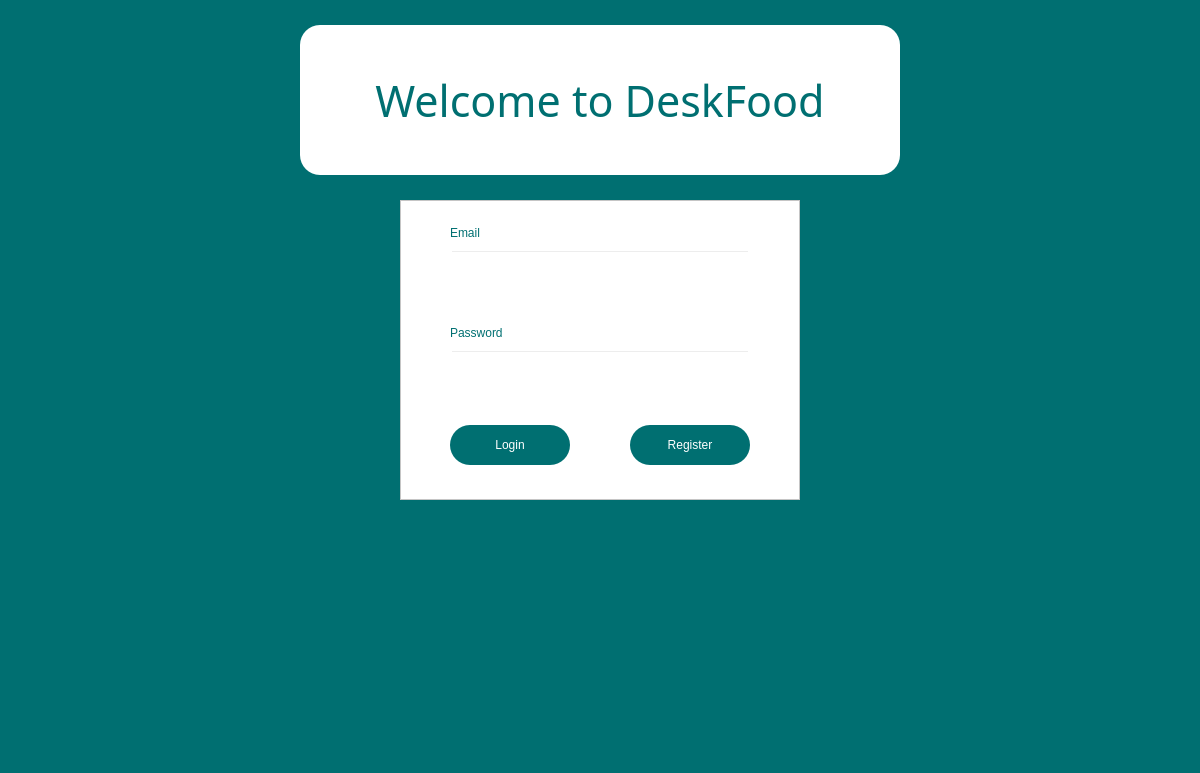
<?xml version="1.0" encoding="UTF-8"?>
<ui version="4.0">
 <class>Dialog</class>
 <widget class="QDialog" name="Dialog">
  <property name="geometry">
   <rect>
    <x>0</x>
    <y>0</y>
    <width>1200</width>
    <height>773</height>
   </rect>
  </property>
  <property name="windowTitle">
   <string>Dialog</string>
  </property>
  <widget class="QWidget" name="bgWidget" native="true">
   <property name="geometry">
    <rect>
     <x>0</x>
     <y>0</y>
     <width>1200</width>
     <height>800</height>
    </rect>
   </property>
   <property name="styleSheet">
    <string notr="true">background-color: rgb(0, 111, 113);</string>
   </property>
   <widget class="QLabel" name="locationLabel">
    <property name="geometry">
     <rect>
      <x>300</x>
      <y>25</y>
      <width>600</width>
      <height>150</height>
     </rect>
    </property>
    <property name="font">
     <font>
      <family>Arial Black</family>
      <pointsize>32</pointsize>
      <weight>10</weight>
      <italic>false</italic>
      <bold>false</bold>
     </font>
    </property>
    <property name="styleSheet">
     <string notr="true">border-radius:20px;
background-color: rgb(255, 255, 255);
font: 87 32pt &quot;Arial Black&quot;;
color:rgb(0, 111, 113);</string>
    </property>
    <property name="text">
     <string>Welcome to DeskFood</string>
    </property>
    <property name="alignment">
     <set>Qt::AlignCenter</set>
    </property>
    <property name="wordWrap">
     <bool>true</bool>
    </property>
   </widget>
   <widget class="QLineEdit" name="emailEdit">
    <property name="geometry">
     <rect>
      <x>450</x>
      <y>250</y>
      <width>300</width>
      <height>50</height>
     </rect>
    </property>
    <property name="styleSheet">
     <string notr="true">font: 18pt &quot;.AppleSystemUIFont&quot;;
background-color: rgba(255, 255, 255, 0);</string>
    </property>
   </widget>
   <widget class="QLineEdit" name="passwordEdit">
    <property name="geometry">
     <rect>
      <x>450</x>
      <y>350</y>
      <width>300</width>
      <height>50</height>
     </rect>
    </property>
    <property name="styleSheet">
     <string notr="true">font: 18pt &quot;.AppleSystemUIFont&quot;;
background-color: rgba(255, 255, 255, 0);</string>
    </property>
   </widget>
   <widget class="QLabel" name="label">
    <property name="geometry">
     <rect>
      <x>450</x>
      <y>225</y>
      <width>60</width>
      <height>16</height>
     </rect>
    </property>
    <property name="styleSheet">
     <string notr="true">background-color: rgba(255, 255, 255, 0);
font: 87 12pt &quot;Arial Black&quot;;
color:rgb(0, 111, 113);</string>
    </property>
    <property name="text">
     <string>Email</string>
    </property>
   </widget>
   <widget class="QLabel" name="label_2">
    <property name="geometry">
     <rect>
      <x>450</x>
      <y>325</y>
      <width>91</width>
      <height>16</height>
     </rect>
    </property>
    <property name="styleSheet">
     <string notr="true">background-color: rgba(255, 255, 255, 0);
font: 87 12pt &quot;Arial Black&quot;;
color:rgb(0, 111, 113);</string>
    </property>
    <property name="text">
     <string>Password</string>
    </property>
   </widget>
   <widget class="QPushButton" name="loginButton">
    <property name="geometry">
     <rect>
      <x>450</x>
      <y>425</y>
      <width>120</width>
      <height>40</height>
     </rect>
    </property>
    <property name="styleSheet">
     <string notr="true">border-radius:20px;
color: rgb(255, 255, 255);
background-color: rgb(0, 111, 113);
font: 87 12pt &quot;Arial Black&quot;;</string>
    </property>
    <property name="text">
     <string>Login</string>
    </property>
   </widget>
   <widget class="QPushButton" name="registerButton">
    <property name="geometry">
     <rect>
      <x>630</x>
      <y>425</y>
      <width>120</width>
      <height>40</height>
     </rect>
    </property>
    <property name="styleSheet">
     <string notr="true">border-radius:20px;
background-color: rgb(0, 111, 113);
color: rgb(255, 255, 255);
font: 87 12pt &quot;Arial Black&quot;;</string>
    </property>
    <property name="text">
     <string>Register</string>
    </property>
   </widget>
   <widget class="QFrame" name="frame">
    <property name="geometry">
     <rect>
      <x>400</x>
      <y>200</y>
      <width>400</width>
      <height>300</height>
     </rect>
    </property>
    <property name="styleSheet">
     <string notr="true">background-color: rgb(255, 255, 255);
font: 12pt &quot;Arial&quot;;</string>
    </property>
    <property name="frameShape">
     <enum>QFrame::StyledPanel</enum>
    </property>
    <property name="frameShadow">
     <enum>QFrame::Sunken</enum>
    </property>
    <property name="lineWidth">
     <number>1</number>
    </property>
   </widget>
   <zorder>frame</zorder>
   <zorder>locationLabel</zorder>
   <zorder>emailEdit</zorder>
   <zorder>passwordEdit</zorder>
   <zorder>label</zorder>
   <zorder>label_2</zorder>
   <zorder>loginButton</zorder>
   <zorder>registerButton</zorder>
  </widget>
 </widget>
 <tabstops>
  <tabstop>emailEdit</tabstop>
  <tabstop>passwordEdit</tabstop>
  <tabstop>loginButton</tabstop>
  <tabstop>registerButton</tabstop>
 </tabstops>
 <resources/>
 <connections/>
</ui>
